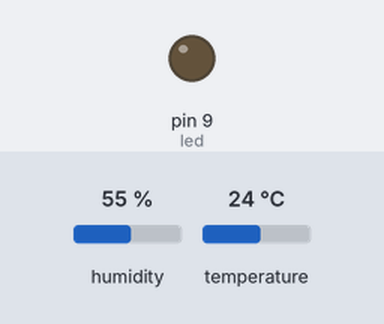
This sketch was run on a simulated Arduino Uno, built with avr-gcc and run on an emulated ATmega328P. Parts: output pins drawn as LEDs (lit = HIGH). The test bench sets the inputs (shaded band); at power-on: humidity 55 %, temperature 24 °C. What the sketch prints to the serial monitor is not drawn.

Above: at 0.1 s.
At 1.2 s:
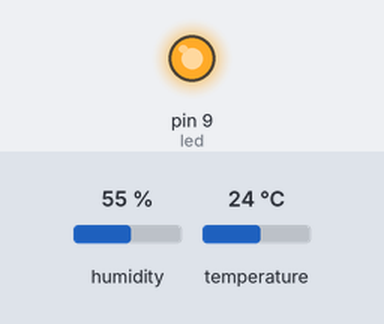
Timing chart, 0 to 2.7 s (numbered marks = the images above):
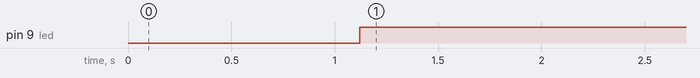

Measured:
- by itself, pin 9 (led): LOW → HIGH at 1.1 s

The sketch:

sketch_apr12b.ino
```cpp
#include <DHT.h>
#include <DHT_U.h>
#define DHTPIN 7
#define DHTTYPE DHT11
DHT dht(DHTPIN, DHTTYPE); //핀번호, 타입
float h,t,f; //습도, 섭씨온도, 화씨온도
float hic, hif; //보정된 섭씨온도, 화씨 온도
int led=9;
void setup() {
  // put your setup code here, to run once:
  Serial.begin(9600);
  dht.begin(); //온도습도 센서 초기화
  pinMode(led, OUTPUT);
}

void loop() {
  // put your main code here, to run repeatedly:
  delay(1000);
  h=dht.readHumidity(); //습도를 측정
  t=dht.readTemperature(); //섭씨 온도를 측정
  f=dht.readTemperature(true); //화씨 온도를 측정(true)필요
  if(isnan(h) || isnan(t) || isnan(f)){
    Serial.println("온도 습도 센서 작동 오류");
    return;
  }
  hic=dht.computeHeatIndex(t,h,false); //보정된 섭씨 온도 값
  hif=dht.computeHeatIndex(f,h); //보정된 화씨 온도 값
  Serial.println(String("현재 습도 : ") +h);
  Serial.println(String("현재 섭씨 온도 :") +t);
  Serial.println(String("현재 화씨 온도 :")+f);
  Serial.println(String("현재 보정된 섭씨 온도 :")+hic);
  Serial.println(String("현재 보정된 화씨 온도 :")+hif);

  if(h>30){
    digitalWrite(led, HIGH);
  }else{
    digitalWrite(led, LOW);
  }
}
```
